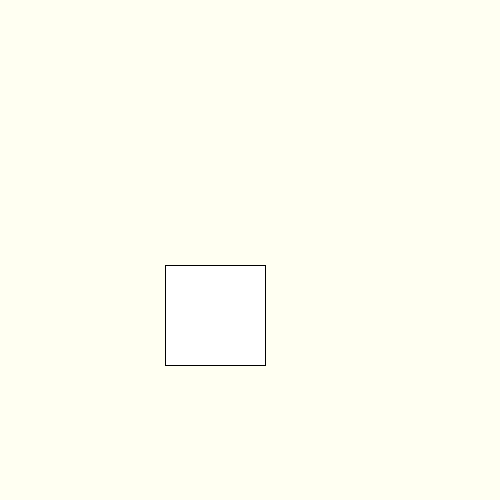
Frame 1 (no input)
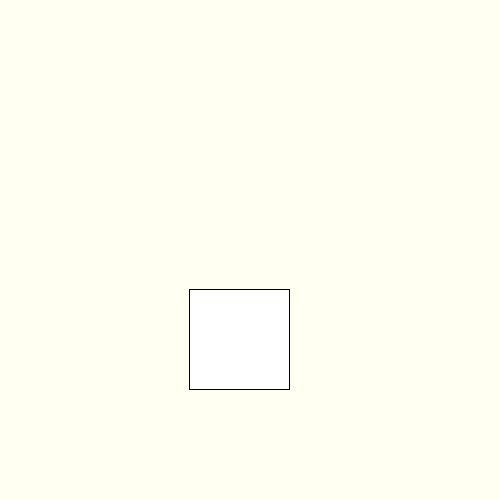
Frame 60 (the mouse pressed at the canvas centre just before this capture)
Frame 120 (the mouse held since frame 60 and released just before this capture): identical to frame 60, image omitted

The Processing sketch that drew these frames (run headless with seeded random() and noise(); from frame 60 on, the mouse is pressed at the canvas centre):

// Processing sketch: week02_1_earth_quake_hle_hln_hlz
// ── week02_1_earth_quake_hle_hln_hlz.pde
float [] HLE = {-1042, -3479.7, 1003.7, -1669, -1639.6, -14219, -3655.1, -4917, 9363.2, -4271.8, -24, 681};
float [] HLN = {-17090, -13711, -22888, -19631, -23818, -18573, -19636, -15648, -18256, -15721, -17776, -15581};
int N = 12;
void setup(){
  size(500,500);
  frameRate(10);
}
void draw(){
  background(#FFFFF2);
  float dx = HLE[frameCount%N]/100;
  float dy = HLE[frameCount%N]/100;
  rect(200+dx,300+dy,100,100);
}
